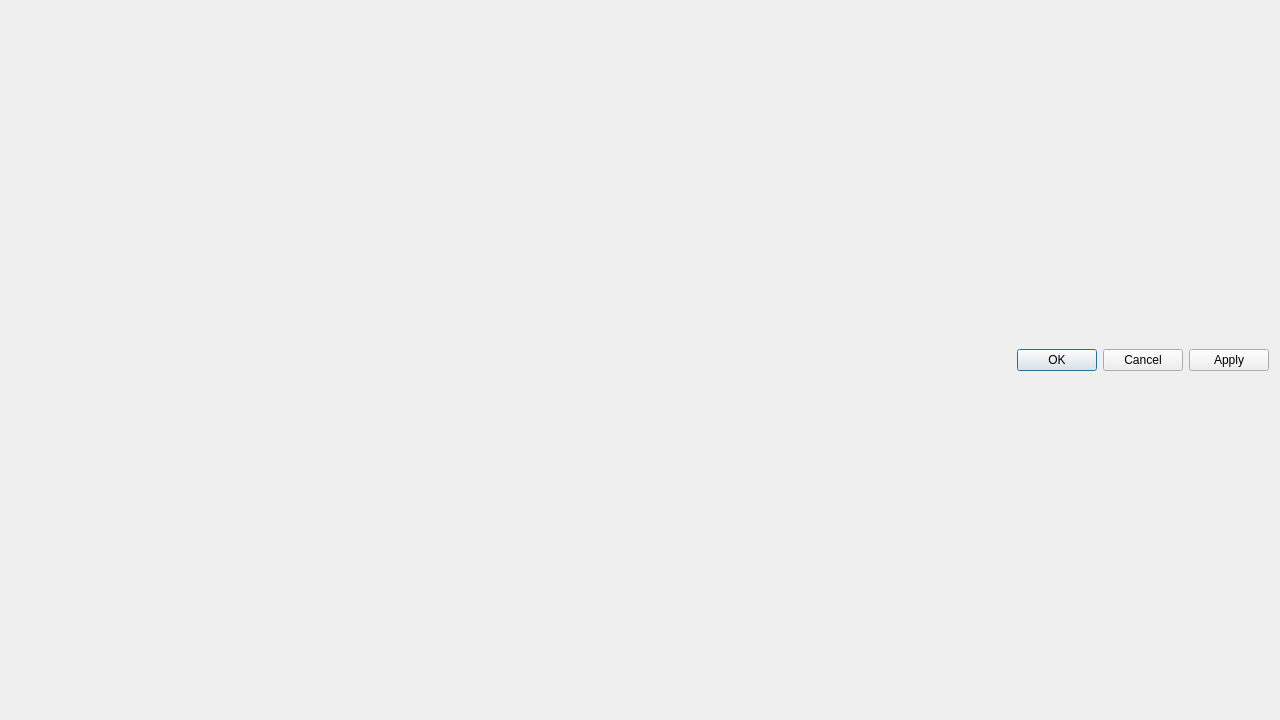
<?xml version="1.0" encoding="UTF-8"?>
<ui version="4.0">
 <class>EnemyDNAEditor</class>
 <widget class="QDialog" name="EnemyDNAEditor">
  <property name="geometry">
   <rect>
    <x>0</x>
    <y>0</y>
    <width>1280</width>
    <height>720</height>
   </rect>
  </property>
  <property name="sizePolicy">
   <sizepolicy hsizetype="Preferred" vsizetype="Preferred">
    <horstretch>0</horstretch>
    <verstretch>0</verstretch>
   </sizepolicy>
  </property>
  <property name="windowTitle">
   <string>Enemy DNA Editor</string>
  </property>
  <layout class="QVBoxLayout" name="verticalLayout">
   <item>
    <layout class="QHBoxLayout" name="horizontalLayout"/>
   </item>
   <item>
    <widget class="QDialogButtonBox" name="buttonBox">
     <property name="orientation">
      <enum>Qt::Horizontal</enum>
     </property>
     <property name="standardButtons">
      <set>QDialogButtonBox::Apply|QDialogButtonBox::Cancel|QDialogButtonBox::Ok</set>
     </property>
    </widget>
   </item>
  </layout>
 </widget>
 <resources/>
 <connections>
  <connection>
   <sender>buttonBox</sender>
   <signal>rejected()</signal>
   <receiver>EnemyDNAEditor</receiver>
   <slot>reject()</slot>
   <hints>
    <hint type="sourcelabel">
     <x>316</x>
     <y>260</y>
    </hint>
    <hint type="destinationlabel">
     <x>286</x>
     <y>274</y>
    </hint>
   </hints>
  </connection>
  <connection>
   <sender>buttonBox</sender>
   <signal>accepted()</signal>
   <receiver>EnemyDNAEditor</receiver>
   <slot>accept()</slot>
   <hints>
    <hint type="sourcelabel">
     <x>248</x>
     <y>254</y>
    </hint>
    <hint type="destinationlabel">
     <x>157</x>
     <y>274</y>
    </hint>
   </hints>
  </connection>
 </connections>
</ui>
